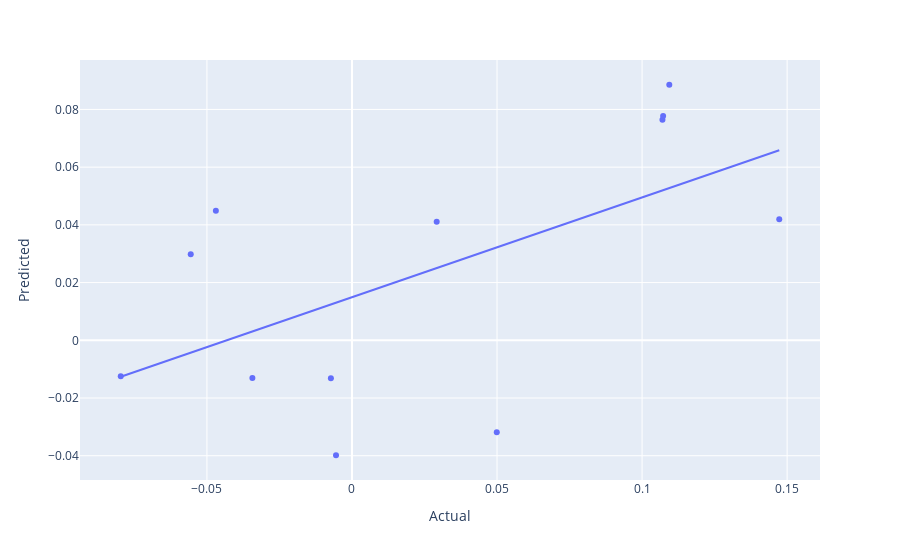

The cell this chart's notebook holds for it:
### Code cell
import plotly.express as px

dat = pd.DataFrame({'Actual':y_test,'Predicted':return_pred_ff5})
px.scatter(dat,x='Actual',y='Predicted',trendline = 'ols').show()

### Figure 1 — Plotly figure (JSON) as saved in the notebook; plotly's stock layout.template omitted (floating-point values rounded to 4 significant figures)
{"data": [{"hovertemplate": "Actual=%{x}<br>Predicted=%{y}<extra></extra>", "legendgroup": "", "marker": {"color": "#636efa", "symbol": "circle"}, "mode": "markers", "name": "", "orientation": "v", "showlegend": false, "type": "scatter", "x": [0.0292, 0.1473, 0.107, -0.00727, -0.07971, 0.04991, 0.1073, -0.04693, -0.005502, -0.03433, 0.1094, -0.05559], "xaxis": "x", "y": [0.0411, 0.04192, 0.07639, -0.01315, -0.01249, -0.0319, 0.07776, 0.04489, -0.03983, -0.01304, 0.08856, 0.02978], "yaxis": "y"}, {"hovertemplate": "<b>OLS trendline</b><br>Predicted = 0.345737 * Actual + 0.0149255<br>R<sup>2</sup>=0.346688<br><br>Actual=%{x}<br>Predicted=%{y} <b>(trend)</b><extra></extra>", "legendgroup": "", "marker": {"color": "#636efa", "symbol": "circle"}, "mode": "lines", "name": "", "showlegend": false, "type": "scatter", "x": [-0.07971, -0.05559, -0.04693, -0.03433, -0.00727, -0.005502, 0.0292, 0.04991, 0.107, 0.1073, 0.1094, 0.1473], "xaxis": "x", "y": [-0.01263, -0.004293, -0.001299, 0.003057, 0.01241, 0.01302, 0.02502, 0.03218, 0.05193, 0.05201, 0.05274, 0.06585], "yaxis": "y"}], "layout": {"legend": {"tracegroupgap": 0}, "margin": {"t": 60}, "xaxis": {"anchor": "y", "domain": [0, 1], "title": {"text": "Actual"}}, "yaxis": {"anchor": "x", "domain": [0, 1], "title": {"text": "Predicted"}}}}
